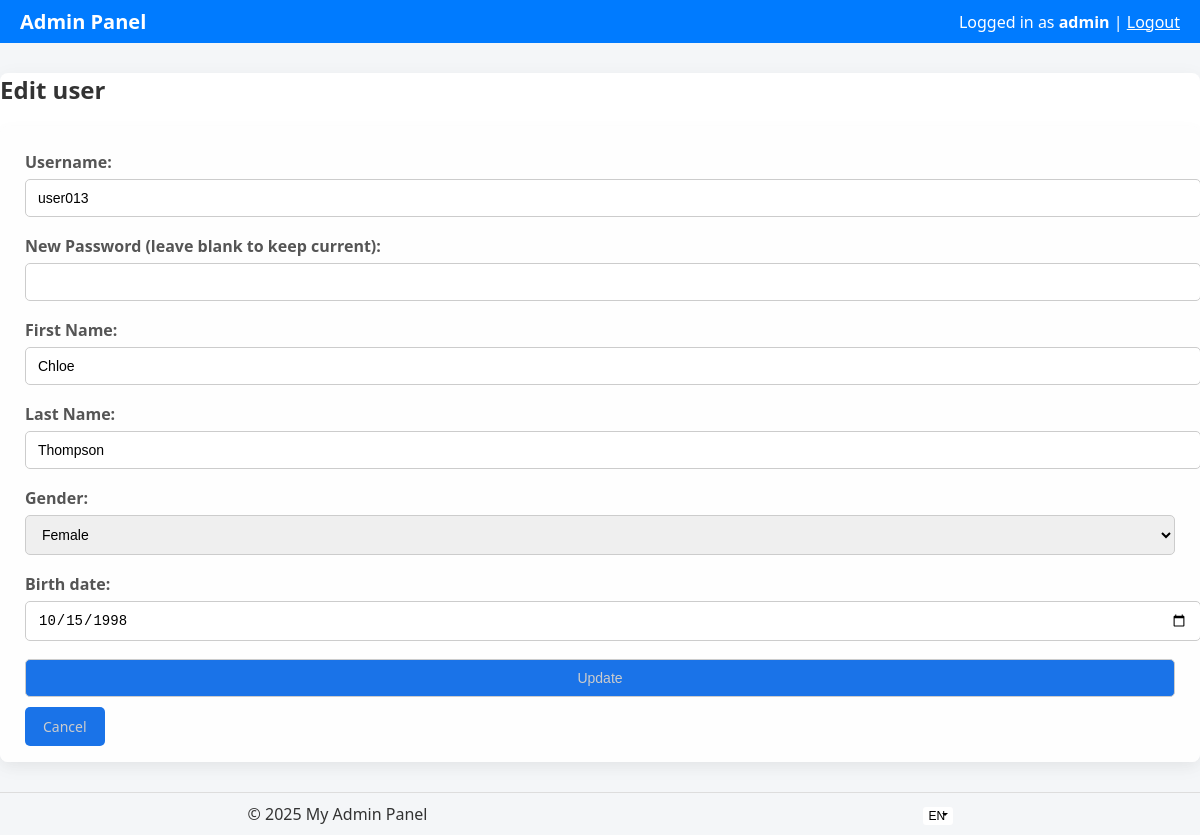
The page /user/form/17 (signed in) on the database its author committed.
### tables this page shows
CREATE TABLE `users` (
  `id` int(11) UNSIGNED NOT NULL,
  `login` varchar(50) NOT NULL,
  `password` varchar(255) NOT NULL,
  `first_name` varchar(50) NOT NULL,
  `last_name` varchar(50) NOT NULL,
  `gender` enum('male','female') DEFAULT NULL,
  `birth_date` date DEFAULT NULL,
  `created_at` timestamp NOT NULL DEFAULT current_timestamp()
);

### src/services/Renderer.php (called while the page is built, shortened)
<?php
class Renderer
{
	public function render($controller, $view, $vars = [])
	{
		$file = $this->getViewFile($controller, $view);
		function text($name)
		{
			return Application::i()->translator()->get($name);
		}
		include $file;
	}
	private function getViewFile($controller, $view)
	{
		return __DIR__ . "/../views/{$controller}/{$view}.php";
	}
}

### src/controllers/UserController.php (called while the page is built, shortened)
<?php
class UserController
{
	private $userModel;
	public function __construct($app)
	{
		$this->userModel = new User($app->db());
	}
	public function form($id = null)
	{
		$isEdit = false;
		$user = null;
		if ($id) {
			$user = $this->userModel->getById($id);
			$isEdit = true;
		}
		$vars = ['user' => $user, 'isEdit' => $isEdit];
		Application::i()->renderer()->render('user', 'form', $vars);
	}
}

### src/Application.php (called while the page is built, shortened)
<?php
class Application extends Singleton
{
	private $translator;
	private $db;
	private $router;
	protected function __construct()
	{
		$this->translator = new Translator;
		$this->db = new Database(DB_HOST, DB_NAME, DB_USER, DB_PASS);
		$this->router = new Router($this);
	}
	public function translator()
	{
		return $this->translator;
	}
	public function db()
	{
		return $this->db;
	}
	public function start()
	{
		try
		{
			$this->db->connect();
			$this->router->handle(isset($_GET['route']) ? $_GET['route'] : 'user/listUsers');
		}
		catch (Exception $e) {
			echo 'Undefined exception: ' . $e->getMessage();
			exit;
		}
	}
}

### index.php (called while the page is built, shortened)
<?php
Application::i()->start();

### bootstrap/classes/Singleton.php (called while the page is built, shortened)
<?php
abstract class Singleton
{
	protected static $instances = [];
	public static function i()
	{
		$className = get_called_class();
		if (!isset(static::$instances[$className])) {
			static::$instances[$className] = new static();
		}
		return static::$instances[$className];
	}
}

### src/services/Translator.php (called while the page is built, shortened)
<?php
class Translator
{
	private $messages = [];
	public $available_langs = [];
	public function __construct()
	{
		$this->available_langs = $this->getAvailableLangs();
	}
	private function getAvailableLangs()
	{
		$res = [];
		foreach (glob(__DIR__ . "/../lang/*.php") as $v) {
			if ($p = realpath($v)) {
				$res[pathinfo($p, PATHINFO_FILENAME)] = $p;
			}
		}
		return $res;
	}
	public function loadDefaultLang()
	{
		$this->default_messages = $this->loadFile(DEFAULT_LANG);
	}
	public function hasLang($lang)
	{
		return isset($this->available_langs[$lang]);
	}
	private function loadFile($lang)
	{
		if ($this->hasLang($lang)) {
			$data = include $this->available_langs[$lang];
			if (is_array($data)) {
				return $data;
			}
		}
		return [];
	}
	public function get($key)
	{
		return $this->messages[$key] ?? $this->default_messages[$key] ?? $key;
	}
}

### src/lang/en.php (called while the page is built)
<?php
return [
	'admin_panel' => 'Admin Panel',
	'admin_login' => 'Admin Login',
	'username' => 'Username',
	'password' => 'Password',
	'login' => 'Login',
	'invalid_csrf' => 'Invalid CSRF token',
	'invalid_username_or_password' => 'Invalid username or password',
	'user_not_found' => 'User not found',
	'update_failed' => 'Update failed',
	'incorrect_pass' => 'Password must be at least 6 characters.',
	'add_new_user' => 'Add new user',
	'id' => 'ID',
	'first_name' => 'First Name',
	'last_name' => 'Last Name',
	'birth_date' => 'Birth date',
	'gender' => 'Gender',
	'actions' => 'Actions',
	'view' => 'View',
	'edit' => 'Edit',
	'delete' => 'Delete',
	'prev' => 'Prev',
	'next' => 'Next',
	'back_to_list' => 'Back to list',
	'cancel' => 'Cancel',
	'logged_in_as' => 'Logged in as',
	'logout' => 'Logout',
	'update' => 'Update',
	'male' => 'Male',
	'female' => 'Female',
	'select' => 'Select',
	'my_admin_panel' => 'My Admin Panel',
	'view_user' => 'View user',
	'user_list' => 'User list',
	'edit_user' => 'Edit user',
	'delete_user' => 'Delete user',
	'yes_delete' => 'Yes, Delete',
	'new_password_edit' => 'New Password (leave blank to keep current)',
	'are_you_sure_to_delete' => 'Are you sure you want to delete user',
	'add' => 'Add',
	'page_not_found' => 'Page not found',
	'no_users_found' => 'No users found',
	'duplicated_entry_user_err' => 'The user already exists',
	'invalid_first_name' => 'First name must be at least 3 characters',
	'invalid_last_name' => 'Last name must be at least 3 characters',
	'invalid_username' => 'Username must be at least 4 characters',
];

### src/models/User.php (called while the page is built, shortened)
<?php
class User
{
	private $db;
	private $table = 'users';
	public function __construct($db)
	{
		$this->db = $db;
	}
	public function getById($id)
	{
		$sql = "SELECT * FROM {$this->table} WHERE id = :id";
		return $this->db->fetch($sql, ['id' => $id]);
	}
}

### src/services/Database.php (called while the page is built, shortened)
<?php
class Database
{
	private $host;
	private $dbname;
	private $username;
	private $password;
	private $charset;
	private $pdo;
	private $options = [
		PDO::ATTR_ERRMODE => PDO::ERRMODE_EXCEPTION,
		PDO::ATTR_DEFAULT_FETCH_MODE => PDO::FETCH_ASSOC,
		PDO::ATTR_EMULATE_PREPARES => false,
	];
	public function __construct($host, $dbname, $username, $password, $charset = DB_CHARSET)
	{
		$this->host = $host;
		$this->dbname = $dbname;
		$this->username = $username;
		$this->password = $password;
		$this->charset = $charset;
	}
	public function connect()
	{
		try {
			$dsn = "mysql:host={$this->host};charset={$this->charset}";
			$this->pdo = new PDO($dsn, $this->username, $this->password, $this->options);
			$dsn = "mysql:host={$this->host};dbname={$this->dbname};charset={$this->charset}";
			$this->pdo = new PDO($dsn, $this->username, $this->password, $this->options);
		} catch (PDOException $e) {
			die("Database connection failed: " . $e->getMessage());
		}
	}
	private function createDatabaseIfNotExists()
	{
		$sql = "CREATE DATABASE IF NOT EXISTS " . $this->dbname;
		$this->pdo->exec($sql);
	}
	public function query($sql, $params = [])
	{
		$stmt = $this->pdo->prepare($sql);
		$stmt->execute($params);
		return $stmt;
	}
	public function fetch($sql, $params = [])
	{
		return $this->query($sql, $params)->fetch();
	}
}

### src/views/user/form.php (the view, shortened to what this page needs)
<?php include __DIR__ . '/../layout/header.php'; ?>
<h2><?= text($isEdit ? 'edit_user' : 'add_new_user') ?></h2>
<?php if (($user && $isEdit) || !$isEdit): ?>
<form method="post"  class="basic-form">
	<label for="login"><?= text('username') ?>:</label>
	<input type="text" name="login" id="login" value="<?= $isEdit ? htmlspecialchars($user['login']) : '' ?>" required>
	<label for="password"><?= text($isEdit ? 'new_password_edit' : 'password') ?>:</label>
	<input type="password" name="password" id="password" <?= $isEdit ? '' : 'required' ?>>
	<label for="first_name"><?= text('first_name') ?>:</label>
	<input type="text" name="first_name" id="first_name" value="<?= $isEdit ? htmlspecialchars($user['first_name']) : '' ?>" required>
	<label for="last_name"><?= text('last_name') ?>:</label>
	<input type="text" name="last_name" id="last_name" value="<?= $isEdit ? htmlspecialchars($user['last_name']) : '' ?>" required>
	<label for="gender"><?= text('gender') ?>:</label>
	<select name="gender" id="gender">
		<option value="female" <?= $isEdit && $user['gender'] === 'female' ? 'selected' : '' ?>><?= text('female') ?></option>
	</select>
	<label for="birth_date"><?= text('birth_date') ?>:</label>
	<input type="date" name="birth_date" id="birth_date" value="<?= $isEdit ? htmlspecialchars($user['birth_date']) : '' ?>">
	<input type="submit" value="<?= text($isEdit ? 'update' : 'add') ?>">
	<a href="<?= isset($_SESSION['previous_page']) ? htmlspecialchars($_SESSION['previous_page']) : '/user/listUsers' ?>" class="btn"><?= text('cancel') ?></a>
</form>
<?php endif; ?>
<?php include __DIR__ . '/../layout/footer.php'; ?>

### assets/css/style.css (style rules this page uses)
body { font-family: 'Segoe UI', Tahoma, Geneva, Verdana, sans-serif; background-color: #f4f6f8; margin: 0; padding: 0; color: #333; }
button, input[type="submit"], .btn { background-color: #1a73e8; color: #cccccc; border: none; padding: 10px 18px; border-radius: 5px; cursor: pointer; font-size: 14px; transition: background-color 0.2s, transform 0.1s; }
form.basic-form { background-color: #fefefe; padding: 25px; border-radius: 8px; box-shadow: 0 4px 15px rgba(0, 0, 0, 0.03); margin-bottom: 20px; }
form.basic-form label { display: block; margin-bottom: 6px; font-weight: 600; color: #555; }
form.basic-form input, form select, form textarea { width: 100%; padding: 10px 12px; margin-bottom: 18px; border: 1px solid #ccc; border-radius: 5px; font-size: 14px; transition: border-color 0.2s, box-shadow 0.2s; }
a { color: #1a73e8; text-decoration: none; transition: color 0.2s, text-decoration 0.2s; }

### rows shown on the page
users: login "user013", first_name "Chloe", last_name "Thompson", gender "Female", birth_date "10/15/1998"

### other values the page prints
text('admin_panel') "Admin Panel"
text('logged_in_as') "Logged in as"
$_SESSION['admin_username'] "admin"
text('logout') "Logout"
text($isEdit ? 'edit_user' : 'add_new_user') "Edit user"
text('username') "Username"
text($isEdit ? 'new_password_edit' : 'password') "New Password (leave blank to keep current)"
text('first_name') "First Name"
text('last_name') "Last Name"
text('gender') "Gender"
text('birth_date') "Birth date"
text('cancel') "Cancel"
text('my_admin_panel') "My Admin Panel"
form field lang "EN"
